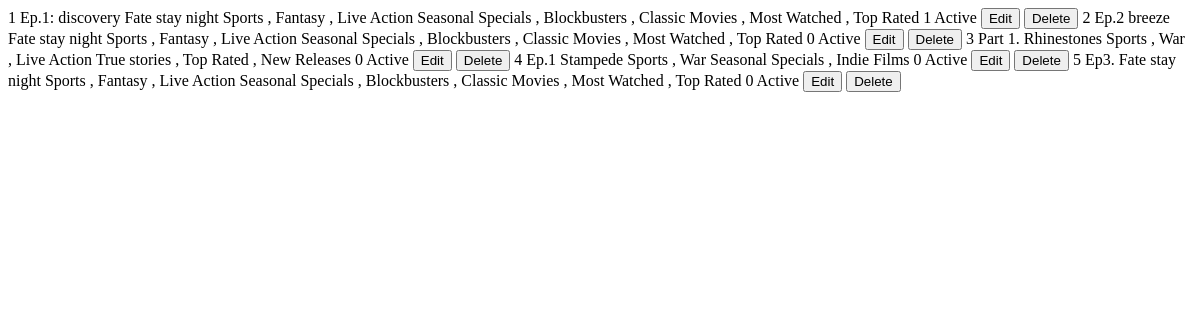
The app's page /admin-app/videos-list/ (signed in), older data.
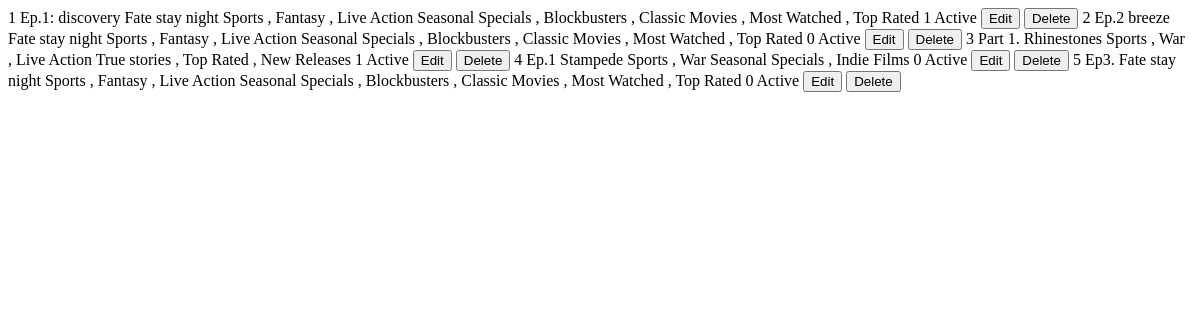
The same page, newer data.
### admin_app/models.py (models this page shows, shortened)
class Video(models.Model):
    STATUS_CHOICES = [
        ('active', 'Active'),
        ('inactive', 'Inactive'),
     ]
    title = models.CharField(max_length=255,unique=True,blank=True)
    slug = models.SlugField(max_length=100, unique=True, blank=True)
    description = models.TextField()
    user = models.ForeignKey(User, on_delete=models.CASCADE)
    status = models.CharField(max_length=10, choices=STATUS_CHOICES, default='inactive')
    thumb_image_url = models.URLField(max_length=255, blank=True, null=True)
    video_url = models.URLField(max_length=255, blank=True, null=True)
    show = models.ForeignKey(Show, on_delete=models.CASCADE, default=None)
    created_at = models.DateTimeField(auto_now_add=True)
    updated_at = models.DateTimeField(auto_now=True)
    view_count = models.IntegerField(default=0)

class Show(models.Model):
    class Meta:
        ordering=['-updated_at','created_at']
    STATUS_CHOICES = [
    ('active', 'Active'),
    ('inactive', 'Inactive'),
    ]
    title = models.CharField(max_length=100, unique=True)
    slug = models.SlugField(max_length=100, unique=True, blank=True)
    status = models.CharField(max_length=10, choices=STATUS_CHOICES, default='inactive')
    created_at = models.DateTimeField(auto_now_add=True)
    updated_at = models.DateTimeField(auto_now=True)
    cover_image_url = models.URLField(max_length=200, blank=True, null=True)
    view_count = models.IntegerField(default=0)
    categories = models.ManyToManyField(Category, related_name='categories_set')
    genres = models.ManyToManyField(Genre, related_name='genres_set')
    def __str__(self):
        return self.title

### admin_app/views/video_view.py (the view)
# urls.py: path('videos-list/', video_view.videos_list, name='videos_list'),
@staff_required
@ensure_platform_configured
def videos_list(request):
    request.session['page'] = 'Admin Videos'
    staff_count = User.objects.filter(is_staff=True, is_active=True).count()
    user_with_brand = AppConfig.Ownership.get_owner()
    site_name = user_with_brand.brand_name if user_with_brand else None
    site_logo = user_with_brand.brand_image_url if user_with_brand else None
    videos = Video.objects.all()
    page_number = request.GET.get('page', 1)
    paginator = Paginator(videos, 5)  # Show 5 videos per page
    page_obj = paginator.get_page(page_number)
    context = {
        "videos": page_obj,
        "site_name":site_name,
        "site_logo":site_logo
    }
    return render(request, 'admin_app/partials/list_elements/videos_list.html', context)

### admin_app/services/AppConfig.py (called while the page is built)
    @staticmethod
    def get_owner():
        user_with_brand = User.objects.filter(brand_name__isnull=False,brand_image_url__isnull=False,is_staff=True).first()
        return user_with_brand

### admin_app/templates/admin_app/partials/list_elements/videos_list.html
{% load humanize %}
{% for video in videos %}
{% if forloop.last  and  videos.has_next%}
<tr id="videos-{{ video.id }}" hx-trigger="revealed" hx-get="{% url 'videos_list' %}?page={{ videos.next_page_number }}" hx-swap="afterend">
{% else %}
<tr id="videos-{{ video.id }}">
{% endif %}
    <td class="px-6 py-4 whitespace-nowrap text-sm text-gray-500">{{ video.id }}</td>
    <td class="px-6 py-4 whitespace-nowrap text-sm text-gray-900">{{ video.title|truncatechars:15  }}</td>
    <td class="px-6 py-4 whitespace-nowrap text-sm text-gray-900">{{ video.show}}</td>
    <td class="px-6 py-4 whitespace-nowrap text-sm text-gray-900">
        {% for genre in video.show.genres.all %}
            {{ genre.name }}
            {% if not forloop.last %}, {% endif %}
        {% endfor %}
    </td>
    <td class="px-6 py-4 whitespace-nowrap text-sm text-gray-900">
        {% for category in video.show.categories.all %}
            {{ category.name }}
            {% if not forloop.last %}, {% endif %}
        {% endfor %}
    </td>
    <td class="px-6 py-4 whitespace-nowrap text-sm text-gray-900" align="center">{{video.view_count|intword}}</td>
    <td class="px-6 py-4 whitespace-nowrap text-sm text-gray-900">
        <span class="{% if video.status == 'active'   %} bg-gradient-to-tl from-green-600 to-lime-400{% else %}bg-gradient-to-tl from-slate-600 to-slate-300{% endif %} px-2.5 text-xs rounded-1.8 py-1.4 inline-block whitespace-nowrap text-center align-baseline font-bold uppercase leading-none text-white">
            {% if video.status == 'active' %}
            Active
        {% else %}
            Inactive
        {% endif %}
        </span>
    </td>
    <td class="px-6 py-4 whitespace-nowrap text-sm font-medium">
        <button onclick="openModal()"
         hx-get="{% url 'edit_video' video.id %}"
          hx-target="#modal_body"
          hx-swap="innerHTML"
          class="openModal text-indigo-600 hover:text-indigo-900">Edit</button>
        <button onclick="confirmDelete({{ video.id }})" class="text-red-600 hover:text-red-900">Delete</button>
    </td>
</tr>
{% endfor %}

Row changes from the older to the newer data that the page shows:
changed Video "Part 1.": view_count "0" → "1"
